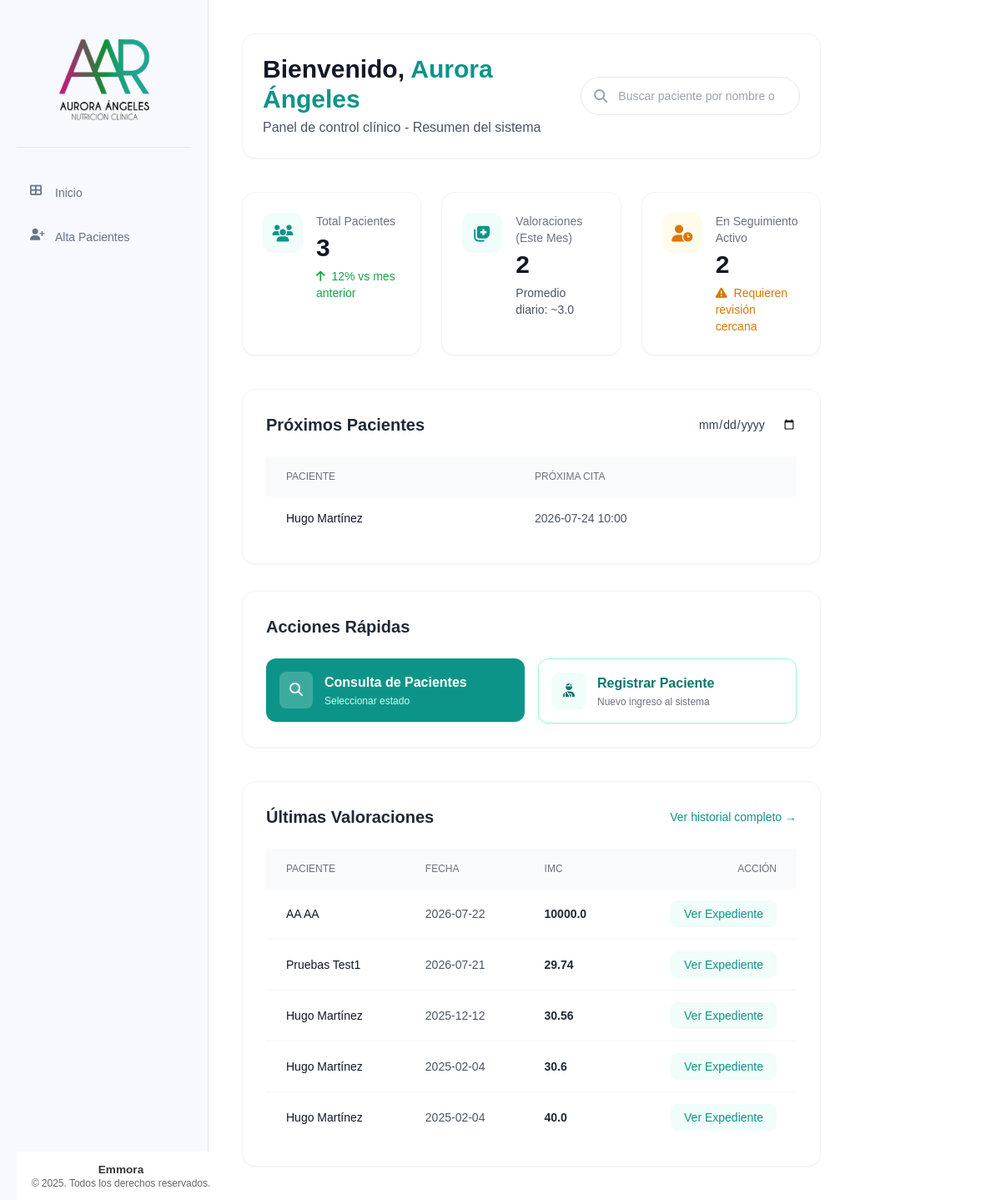
The page / on the database its author committed.
### tables this page shows
CREATE TABLE pacientes (
    id INTEGER PRIMARY KEY AUTOINCREMENT,
    nombre TEXT NOT NULL,
    apellido_paterno TEXT NOT NULL,
    apellido_materno TEXT NOT NULL,
    fecha_nacimiento DATE NOT NULL,
    telefono TEXT NOT NULL,
    correo TEXT UNIQUE NOT NULL,
    ciudad TEXT NOT NULL,
    fecha_registro TIMESTAMP DEFAULT CURRENT_TIMESTAMP,
    status TEXT NOT NULL DEFAULT 'activo' CHECK (status IN ('activo', 'inactivo'))
);

CREATE TABLE valoracion_antropometrica (
    id INTEGER PRIMARY KEY AUTOINCREMENT,
    paciente_id INTEGER NOT NULL,
    numero_cita INTEGER NOT NULL,
    fecha DATE NOT NULL,
    estatura FLOAT NOT NULL,
    peso FLOAT NOT NULL,
    imc FLOAT NOT NULL,
    grasa FLOAT NOT NULL,
    cintura FLOAT NOT NULL,
    torax FLOAT NOT NULL,
    brazo FLOAT NOT NULL,
    cadera FLOAT NOT NULL,
    pierna FLOAT NOT NULL,
    pantorrilla FLOAT NOT NULL,
    tension_arterial TEXT NOT NULL,
    frecuencia_cardiaca INTEGER NOT NULL,
    bicep FLOAT NOT NULL,
    tricep FLOAT NOT NULL,
    suprailiaco FLOAT NOT NULL,
    subescapular FLOAT NOT NULL,
    femoral FLOAT,
    porcentaje_grasa TEXT NOT NULL,
    --porcentaje_grasa_fem FLOAT NOT NULL,
    ultima_dieta TEXT,
    FOREIGN KEY (paciente_id) REFERENCES pacientes (id)
);

### app/controllers/main.py (the view)
@main.route('/')
def index():
    total_pacientes = Paciente.contar_activos()
    valoraciones_mes = ValoracionAntropometrica.contar_mes_vigente()
    pacientes_seguimiento = Paciente.contar_en_seguimiento()
    proximos_pacientes = Paciente.obtener_proximos(limite=5)
    actividad_reciente = ValoracionAntropometrica.obtener_recientes(limite=5)
    return render_template('base/index.html',
                           total_pacientes=total_pacientes,
                           valoraciones_mes=valoraciones_mes,
                           pacientes_seguimiento=pacientes_seguimiento,
                           proximos_pacientes=proximos_pacientes,
                           actividad_reciente=actividad_reciente)

### app/db.py (called while the page is built)
def get_db():
    if 'db' not in g:
        try:
            g.db = sqlite3.connect(
                'pacientes.db',
                detect_types=sqlite3.PARSE_DECLTYPES
            )
            g.db.row_factory = sqlite3.Row
        except sqlite3.Error as e:
            logger.error(f"Error crítico al conectar con la base de datos SQLite: {e}")
            raise e
    return g.db

def query_db(query, args=(), one=False):
    try:
        cur = get_db().execute(query, args)
        rv = cur.fetchall()
        cur.close()
        return (rv[0] if rv else None) if one else rv
    except sqlite3.Error as e:
        logger.error(f"Error al ejecutar query: {query}. Args: {args}. Detalle: {e}")
        raise e

### app/models/paciente.py (called while the page is built)
    @staticmethod
    def contar_activos():
        return query_db("SELECT COUNT(*) as total FROM pacientes WHERE status = 'activo'", one=True)['total']

    @staticmethod
    def contar_en_seguimiento():
        return query_db('''
            SELECT COUNT(*) as total
            FROM (
                SELECT paciente_id
                FROM valoracion_antropometrica
                GROUP BY paciente_id
                HAVING COUNT(*) > 1
            )
        ''', one=True)['total']

    @staticmethod
    def obtener_proximos(limite=5):
        return query_db('''
            SELECT p.nombre, p.apellido_paterno, (c.fecha || ' ' || c.hora) as proxima_cita
            FROM pacientes p
            JOIN citas c ON p.id = c.paciente_id
            WHERE (c.fecha || ' ' || c.hora) >= datetime('now')
            ORDER BY c.fecha ASC, c.hora ASC
            LIMIT ?
        ''', [limite])

### app/models/valoracion_antropometrica.py (called while the page is built)
    @staticmethod
    def contar_mes_vigente():
        return query_db('''
            SELECT COUNT(*) as total
            FROM valoracion_antropometrica
            WHERE strftime('%Y-%m', fecha) = strftime('%Y-%m', 'now')
        ''', one=True)['total']

    @staticmethod
    def obtener_recientes(limite=5):
        return query_db('''
            SELECT va.*, p.nombre, p.apellido_paterno
            FROM valoracion_antropometrica va
            JOIN pacientes p ON va.paciente_id = p.id
            ORDER BY va.fecha DESC
            LIMIT ?
        ''', [limite])

### app/templates/base/index.html (shortened to what this page needs)
{% extends "base/base.html" %}
{% block content %}
<header class="flex flex-col md:flex-row md:items-center justify-between gap-4 bg-white p-6 rounded-2xl shadow-sm border border-gray-100">
    <div>
        <h1 class="text-3xl font-bold text-gray-900">Bienvenido, <span class="text-teal-600">Aurora Ángeles</span></h1>
        <p class="text-gray-600 mt-1">Panel de control clínico - Resumen del sistema</p>
    </div>
    <div class="relative w-full md:w-72">
        <span class="absolute inset-y-0 left-0 flex items-center pl-4 text-gray-400">
            <i class="fas fa-search"></i>
        </span>
        <input type="search"
               placeholder="Buscar paciente por nombre o ID..."
               class="w-full py-3 pl-11 pr-4 text-sm border border-gray-200 rounded-full focus:outline-none focus:ring-2 focus:ring-teal-200 focus:border-teal-300 transition duration-150">
    </div>
</header>
<section class="grid grid-cols-1 sm:grid-cols-2 lg:grid-cols-3 gap-6">
    <article class="bg-white p-6 rounded-2xl shadow-sm border border-gray-100 flex items-start gap-4 transform hover:scale-[1.02] transition-transform duration-300">
        <div class="p-3 rounded-xl bg-teal-50 text-teal-600">
            <i class="fas fa-users fa-lg w-6 h-6 flex items-center justify-center"></i>
        </div>
        <div>
            <p class="text-sm font-medium text-gray-500">Total Pacientes</p>
            <h3 class="text-3xl font-bold text-gray-900 mt-1">{{ total_pacientes }}</h3>
            <p class="text-sm text-green-600 mt-1.5">
                <i class="fas fa-arrow-up mr-1"></i> 12% vs mes anterior
            </p>
        </div>
    </article>
    <article class="bg-white p-6 rounded-2xl shadow-sm border border-gray-100 flex items-start gap-4 transform hover:scale-[1.02] transition-transform duration-300">
        <div class="p-3 rounded-xl bg-teal-50 text-teal-600">
            <i class="fas fa-notes-medical fa-lg w-6 h-6 flex items-center justify-center"></i>
        </div>
        <div>
            <p class="text-sm font-medium text-gray-500">Valoraciones (Este Mes)</p>
            <h3 class="text-3xl font-bold text-gray-900 mt-1">{{ valoraciones_mes }}</h3>
            <p class="text-sm text-gray-600 mt-1.5">
                Promedio diario: ~3.0
            </p>
        </div>
    </article>
    <article class="bg-white p-6 rounded-2xl shadow-sm border border-gray-100 flex items-start gap-4 transform hover:scale-[1.02] transition-transform duration-300">
        <div class="p-3 rounded-xl bg-amber-50 text-amber-600">
            <i class="fas fa-user-clock fa-lg w-6 h-6 flex items-center justify-center"></i>
        </div>
        <div>
            <p class="text-sm font-medium text-gray-500">En Seguimiento Activo</p>
            <h3 class="text-3xl font-bold text-gray-900 mt-1">{{ pacientes_seguimiento }}</h3>
            <p class="text-sm text-amber-600 mt-1.5">
                <i class="fas fa-exclamation-triangle mr-1"></i> Requieren revisión cercana
            </p>
        </div>
    </article>
</section>
<section class="grid grid-cols-1 xl:grid-cols-3 gap-8 items-start">
    <div class="xl:col-span-2 bg-white p-7 rounded-2xl shadow-sm border border-gray-100">
        <div class="flex items-center justify-between mb-6">
            <h2 class="text-xl font-semibold text-gray-800">Próximos Pacientes</h2>
            <input type="date" class="text-sm border-gray-200 rounded-lg focus:ring-teal-500 focus:border-teal-500">
        </div>
        <div class="overflow-x-auto">
            <table class="w-full text-sm text-left">
                <thead class="text-xs text-gray-500 uppercase bg-gray-50 rounded-lg">
                    <tr>
                        <th class="px-6 py-4 font-medium">Paciente</th>
                        <th class="px-6 py-4 font-medium">Próxima Cita</th>
                    </tr>
                </thead>
                <tbody class="divide-y divide-gray-100">
                    {% for p in proximos_pacientes %}
                    <tr class="bg-white hover:bg-gray-50/50 transition-colors">
                        <td class="px-6 py-4 font-medium text-gray-900">{{ p.nombre }} {{ p.apellido_paterno }}</td>
                        <td class="px-6 py-4 text-gray-600">{{ p.proxima_cita }}</td>
                    </tr>
                    {% endfor %}
                </tbody>
            </table>
        </div>
    </div>
    <aside class="bg-white p-7 rounded-2xl shadow-sm border border-gray-100 space-y-6">
        <h2 class="text-xl font-semibold text-gray-800">Acciones Rápidas</h2>
        <div class="grid grid-cols-1 sm:grid-cols-2 xl:grid-cols-1 gap-4">
            <div x-data="{ modalOpen: false }">
                <button @click="modalOpen = true" class="flex items-center gap-3.5 p-4 w-full bg-teal-600 hover:bg-teal-700 text-white rounded-xl transition duration-150 shadow-sm hover:shadow text-left">
                    <div class="bg-white/20 p-2.5 rounded-lg">
                        <i class="fas fa-search fa-fw"></i>
                    </div>
                    <div>
                        <span class="font-semibold block">Consulta de Pacientes</span>
                        <span class="text-xs text-teal-100 block mt-0.5">Seleccionar estado</span>
                    </div>
                </button>
            </div>
            <a href="{{ url_for('pacientes.nuevo_paciente') }}" class="flex items-center gap-3.5 p-4 w-full bg-white hover:bg-gray-50 text-teal-700 border border-teal-200 rounded-xl transition duration-150 shadow-sm hover:shadow text-left">
                <div class="bg-teal-50 p-2.5 rounded-lg">
                    <i class="fas fa-user-injured fa-fw"></i>
                </div>
                <div>
                    <span class="font-semibold block">Registrar Paciente</span>
                    <span class="text-xs text-gray-500 block mt-0.5">Nuevo ingreso al sistema</span>
                </div>
            </a>
        </div>
    </aside>
</section>
<section class="bg-white p-7 rounded-2xl shadow-sm border border-gray-100">
    <div class="flex items-center justify-between mb-6">
        <h2 class="text-xl font-semibold text-gray-800">Últimas Valoraciones</h2>
        <a href="#" class="text-sm font-medium text-teal-600 hover:text-teal-800">Ver historial completo →</a>
    </div>
    <div class="overflow-x-auto relative no-scrollbar">
        <table class="w-full text-sm text-left">
            <thead class="text-xs text-gray-500 uppercase bg-gray-50 rounded-lg">
                <tr>
                    <th scope="col" class="px-6 py-4 font-medium">Paciente</th>
                    <th scope="col" class="px-6 py-4 font-medium">Fecha</th>
                    <th scope="col" class="px-6 py-4 font-medium">IMC</th>
                    <th scope="col" class="px-6 py-4 font-medium text-right">Acción</th>
                </tr>
            </thead>
            <tbody class="divide-y divide-gray-100">
                {% for val in actividad_reciente %}
                <tr class="bg-white hover:bg-gray-50/50 transition-colors">
                    <td class="px-6 py-5 font-medium text-gray-900">
                        {{ val.nombre }} {{ val.apellido_paterno }}
                    </td>
                    <td class="px-6 py-5 text-gray-600">{{ val.fecha }}</td>
                    <td class="px-6 py-5 font-semibold text-gray-800">{{ val.imc }}</td>
                    <td class="px-6 py-5 text-right">
                        <a href="#" class="text-teal-600 hover:text-teal-900 font-medium bg-teal-50 hover:bg-teal-100 px-4 py-2 rounded-lg transition">Ver Expediente</a>
                    </td>
                </tr>
                {% endfor %}
            </tbody>
        </table>
    </div>
</section>
{% endblock %}

### app/static/css/components/_tables.css (style rules this page uses)
.text-right { text-align: right; }

### app/static/css/style.css (style rules this page uses)
body { font-family: Arial, sans-serif; margin: 0; padding: 0; color: #2c3e50; }
.text-right { text-align: right; }

### rows shown on the page
pacientes: nombre "Hugo", apellido_paterno "Martínez", proxima_cita "2026-07-24 10:00"
valoracion_antropometrica: nombre "AA", apellido_paterno "AA", fecha "2026-07-22", imc "10000.0"
valoracion_antropometrica: nombre "Pruebas", apellido_paterno "Test1", fecha "2026-07-21", imc "29.74"
valoracion_antropometrica: nombre "Hugo", apellido_paterno "Martínez", fecha "2025-12-12", imc "30.56"
valoracion_antropometrica: nombre "Hugo", apellido_paterno "Martínez", fecha "2025-02-04", imc "30.6"
valoracion_antropometrica: nombre "Hugo", apellido_paterno "Martínez", fecha "2025-02-04", imc "40.0"

### other values the page prints
{{ total_pacientes }} "3"
{{ valoraciones_mes }} "2"
{{ pacientes_seguimiento }} "2"
